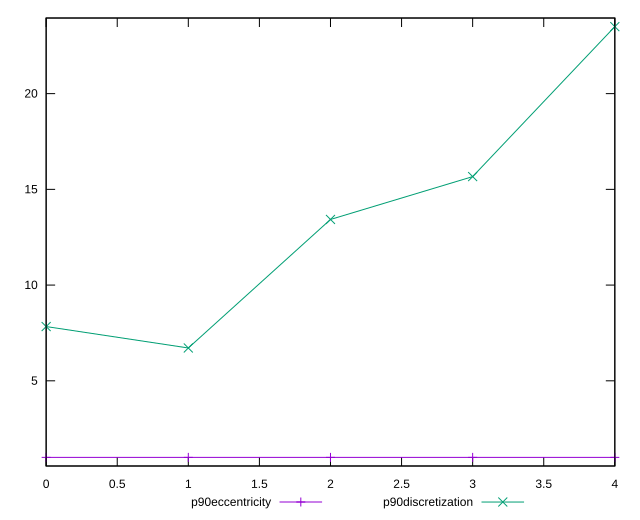

Source code (gnuplot):
reset

$p90Eccentricity <<EOF
0 0.9999999999999997
1 1.0000000000000007
2 1.0000000000000007
3 1.000000000000001
4 0.9999999999999971
EOF

$p90Discretization <<EOF
0 7.833333333333333
1 6.714285714285714
2 13.428571428571429
3 15.666666666666666
4 23.5
EOF

set key outside below
set xrange [0:4]
set yrange [0.549999999999997:23.95]
set trange [0.549999999999997:23.95]
set terminal svg size 640, 520 enhanced background rgb 'white'
set output "report_00019_2021-02-10T18-14-37.922Z//meta/score/progression/eccentricity.svg"

plot $p90Eccentricity title "p90eccentricity" with linespoints, \
     $p90Discretization title "p90discretization" with linespoints

reset
